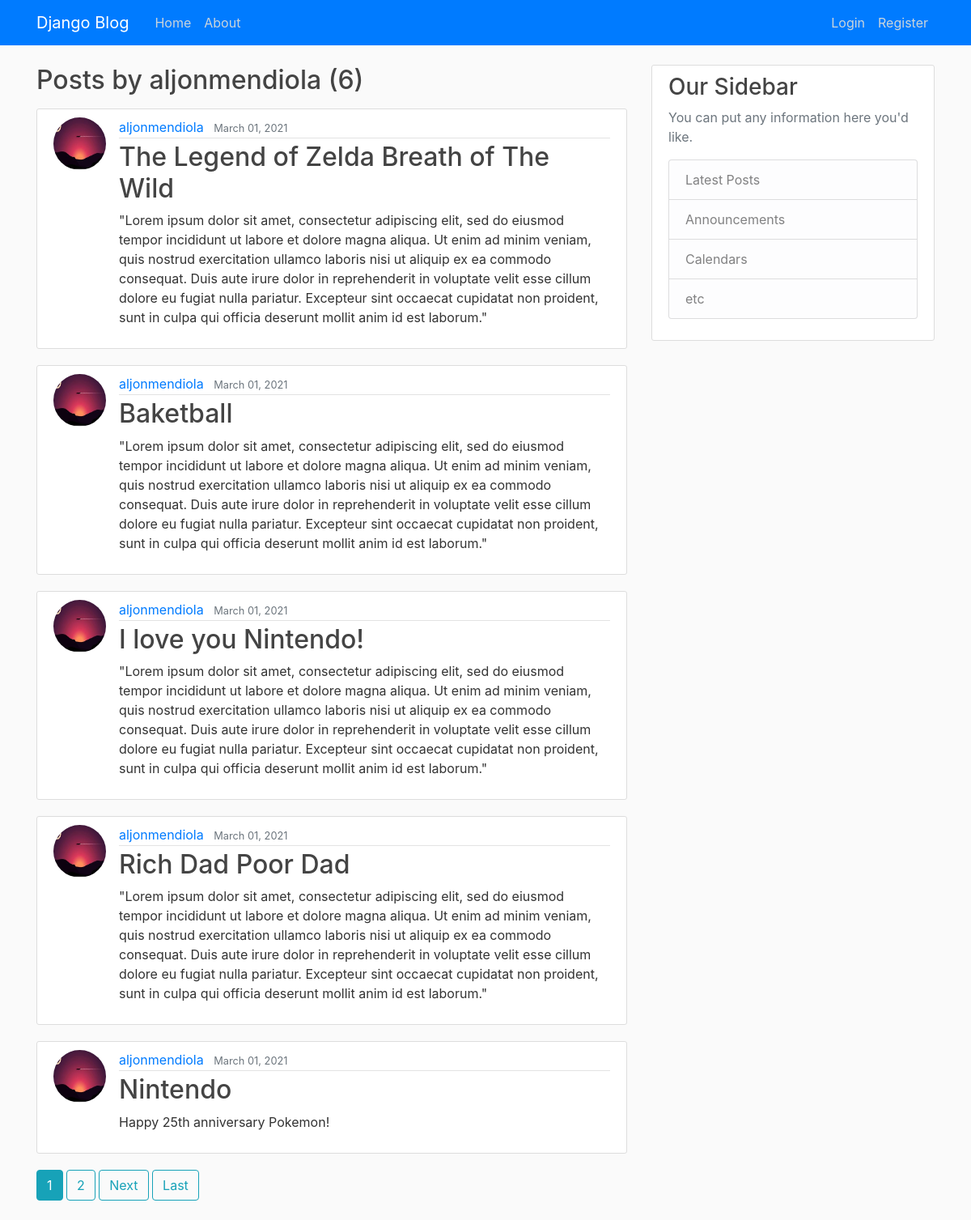
Screenshot of /user/aljonmendiola/ with the database file from the repository.
### blog/models.py (models this page shows, shortened)
class Post(models.Model):
    title = models.CharField(max_length=255)
    content = models.TextField()
    date_posted = models.DateTimeField(default=timezone.now)
    author = models.ForeignKey(User, on_delete=models.CASCADE)

### users/models.py (models this page shows, shortened)
class Profile(models.Model):
    user = models.OneToOneField(User, on_delete=models.CASCADE)
    image = models.ImageField(default='default.jpg', upload_to='profile_pics')

### blog/views.py (the view)
# urls.py: path('user/<str:username>/', UserPostListView.as_view(), name="user-posts"),
class UserPostListView(ListView):
    model = Post
    template_name = 'blog/user_posts.html'
    context_object_name = 'posts'
    paginate_by = 5
    def get_queryset(self):
        user = get_object_or_404(User, username=self.kwargs.get('username'))
        return Post.objects.filter(author=user).order_by('-date_posted')

### blog/templates/blog/user_posts.html (shortened to what this page needs)
{% extends "blog/base.html" %}
{% block content %}
    <h2 class="mb-3">Posts by {{ view.kwargs.username }} ({{ page_obj.paginator.count }})</h2>
    {% for post in posts %}
        <article class="media content-section">
          <img class="rounded-circle article-img" src="{{ post.author.profile.image.url }}">
          <div class="media-body">
            <div class="article-metadata">
              <a class="mr-2" href="{% url 'user-posts' post.author.username %}">{{ post.author }}</a>
              <small class="text-muted">{{ post.date_posted|date:"F d, Y" }}</small>
            </div>
            <h2><a class="article-title" href="{% url 'post-detail' post.id %}">{{ post.title }}</a></h2>
            <p class="article-content">{{ post.content }}</p>
          </div>
        </article>
    {% endfor %}
    {% if is_paginated %}
      {% for num in page_obj.paginator.page_range %}
        {% if page_obj.number == num %}
          <a class="btn btn-info mb-4" href="?page={{ num }}">{{ num }}</a>
        {% elif num > page_obj.number|add:'-3' and num < page_obj.number|add:'3' %}
          <a class="btn btn-outline-info mb-4" href="?page={{ num }}">{{ num }}</a>
        {% endif %}
      {% endfor %}
      {% if page_obj.has_next %}
        <a class="btn btn-outline-info mb-4" href="?page={{ page_obj.next_page_number }}">Next</a>
        <a class="btn btn-outline-info mb-4" href="?page={{ page_obj.paginator.num_pages }}">Last</a>
      {% endif %}
    {% endif %}
{% endblock content %}

### blog/static/blog/main.css (style rules this page uses)
body { background: #fafafa; color: #333333; margin-top: 5rem; }
h1, h2, h3, h4, h5, h6 { color: #444444; }
.content-section { background: #ffffff; padding: 10px 20px; border: 1px solid #dddddd; border-radius: 3px; margin-bottom: 20px; }
.article-title { color: #444444; }
.article-content { white-space: pre-line; }
.article-img { height: 65px; width: 65px; margin-right: 16px; }
.article-metadata { padding-bottom: 1px; margin-bottom: 4px; border-bottom: 1px solid #e3e3e3; }

### rows the page displays
Post: author.profile.image (picture), author "aljonmendiola", date_posted "March 01, 2021", title "The Legend of Zelda Breath of The Wild", content "\"Lorem ipsum dolor sit amet, consectetur adipiscing elit, sed do eiusmod tempor incididunt ut labore et dolore magna aliqua. Ut enim ad minim veniam, quis nostrud exercitation ullamco laboris nisi ut aliquip ex ea commodo consequat. Duis aute irure dolor in reprehenderit in voluptate velit esse cillum dolore eu fugiat nulla pariatur. Excepteur sint occaecat cupidatat non proident, sunt in culpa qui officia deserunt mollit anim id est laborum.\""
Post: author.profile.image (picture), author "aljonmendiola", date_posted "March 01, 2021", title "Baketball", content "\"Lorem ipsum dolor sit amet, consectetur adipiscing elit, sed do eiusmod tempor incididunt ut labore et dolore magna aliqua. Ut enim ad minim veniam, quis nostrud exercitation ullamco laboris nisi ut aliquip ex ea commodo consequat. Duis aute irure dolor in reprehenderit in voluptate velit esse cillum dolore eu fugiat nulla pariatur. Excepteur sint occaecat cupidatat non proident, sunt in culpa qui officia deserunt mollit anim id est laborum.\""
Post: author.profile.image (picture), author "aljonmendiola", date_posted "March 01, 2021", title "I love you Nintendo!", content "\"Lorem ipsum dolor sit amet, consectetur adipiscing elit, sed do eiusmod tempor incididunt ut labore et dolore magna aliqua. Ut enim ad minim veniam, quis nostrud exercitation ullamco laboris nisi ut aliquip ex ea commodo consequat. Duis aute irure dolor in reprehenderit in voluptate velit esse cillum dolore eu fugiat nulla pariatur. Excepteur sint occaecat cupidatat non proident, sunt in culpa qui officia deserunt mollit anim id est laborum.\""
Post: author.profile.image (picture), author "aljonmendiola", date_posted "March 01, 2021", title "Rich Dad Poor Dad", content "\"Lorem ipsum dolor sit amet, consectetur adipiscing elit, sed do eiusmod tempor incididunt ut labore et dolore magna aliqua. Ut enim ad minim veniam, quis nostrud exercitation ullamco laboris nisi ut aliquip ex ea commodo consequat. Duis aute irure dolor in reprehenderit in voluptate velit esse cillum dolore eu fugiat nulla pariatur. Excepteur sint occaecat cupidatat non proident, sunt in culpa qui officia deserunt mollit anim id est laborum.\""
Post: author.profile.image (picture), author "aljonmendiola", date_posted "March 01, 2021", title "Nintendo", content "Happy 25th anniversary Pokemon!"

### other values shown
{{ view.kwargs.username }} "aljonmendiola"
{{ page_obj.paginator.count }} "6"
{{ num }} "1"
{{ num }} "2"
